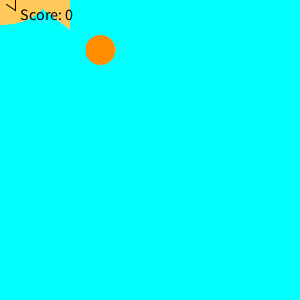
Frame 1 (no input)
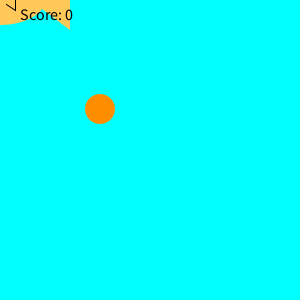
Frame 60 (the mouse pressed at the canvas centre just before this capture)
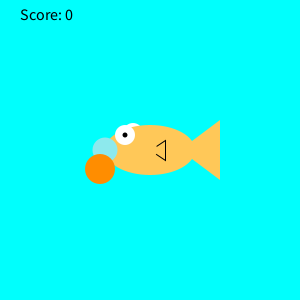
Frame 120 (the mouse held since frame 60 and released just before this capture)

The Processing sketch that drew these frames (run headless with seeded random() and noise(); from frame 60 on, the mouse is pressed at the canvas centre):

// Processing sketch: Fish_Feeder
// ── Fish_Feeder.pde
int foodx = 100;
int foody = 50;
int score = 0;
void setup(){
  size(300,300);
}

void draw(){
  background(#00FFFD);
if(score < 20){
  drawFish();
  fill(#FF8D00);
  noStroke();
  circle(foodx,foody,30);
  foody += 1;
  checkCatch(foodx,foody);
  if(foody >= 300){
    foody = 50;
    foodx = (int) random(width-20);
    
  } 
else if (score > 4 && score <= 9){
  foody +=2;
}
else if (score >= 10 && score <= 14){
  foody +=5;
}
else if (score >= 15 && score <20){
  foody +=10;
}
fill(0, 0, 0);
textSize(16);
text("Score: " + score, 20, 20);
}
else{
  text("You Won!", 100 , 100);
}
 
}
void drawFish(){
     noStroke();
     fill(255,255,255);
     ellipse(mouseX-17,mouseY-17,20,20); //back side eye
     fill(255,200,88);
     ellipse(mouseX,mouseY,90,50); //body
     triangle(mouseX+30,mouseY,mouseX+70,mouseY+30,mouseX+70,mouseY-30); //tail
     stroke(0);
     triangle(mouseX,mouseY,mouseX+15,mouseY+10,mouseX+15,mouseY-10); //side fin
     noStroke();
     fill(255,200,88);
     ellipse(mouseX,mouseY,15,15); //side fin cover
     noStroke();
     fill(255,255,255);
     ellipse(mouseX-25,mouseY-15,20,20); //front eye
     fill(0,0,0);
     ellipse(mouseX-25,mouseY-15,5,5); //pupil
     fill(141,233,237);
     ellipse(mouseX-45,mouseY,25,25); //mouth
}
void checkCatch(int x, int y){
     if(x > mouseX && x < mouseX+70){
          if(y > mouseY-17 && y < mouseY+30){
               score++;
               foody = 20; //if the food was eaten, make more food fall from the top
               foodx = (int) random(width-20);
          }
     }
     else if (foody > height && score > 0){
          score--;
     }
} 
